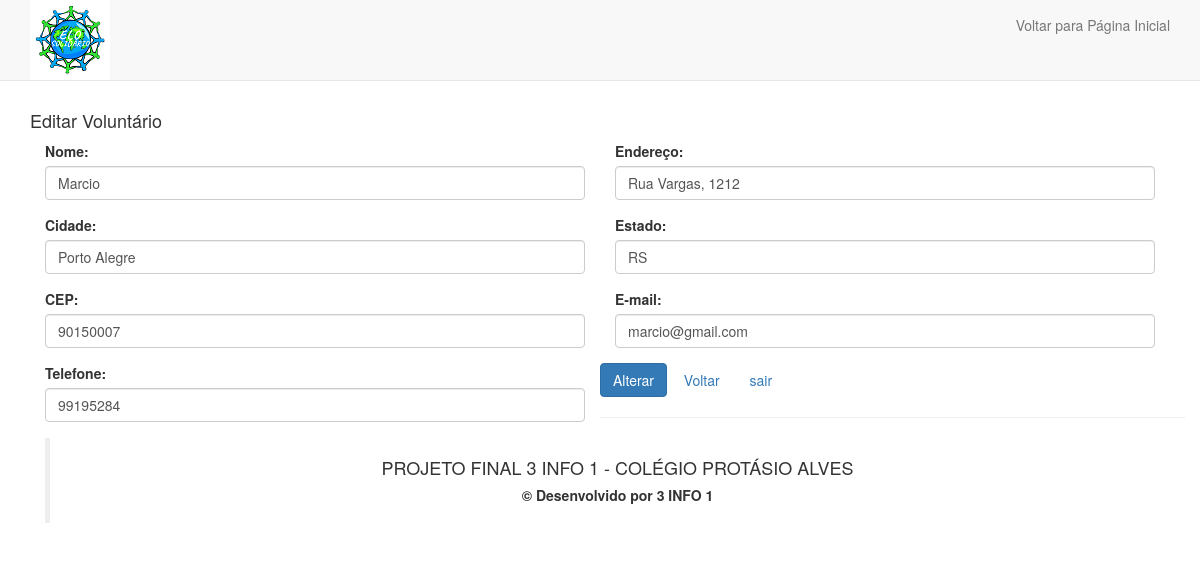
The page /Projeto/editarVoluntario.php?idVoluntario=9 on the database its author committed.
### tables this page shows
CREATE TABLE `voluntario` (
  `idVoluntario` int(3) NOT NULL,
  `nome` varchar(70) NOT NULL,
  `endereco` varchar(50) NOT NULL,
  `cidade` varchar(30) NOT NULL,
  `estado` char(2) NOT NULL,
  `cep` int(8) NOT NULL,
  `email` varchar(50) NOT NULL,
  `telefone` varchar(12) NOT NULL
);

### Projeto/editarVoluntario.php (the view, shortened to what this page needs)
<?php
    require 'config.php';
    $info = [];
    $idVoluntario = filter_input(INPUT_GET,'idVoluntario');
    if($idVoluntario){
        $sql = "SELECT * FROM voluntario WHERE idVoluntario = :idVoluntario";
        $sql = $pdo->prepare($sql);
        $sql->bindvalue('idVoluntario', $idVoluntario);
        $sql->execute();
        if($sql->rowCount() > 0){
            $info = $sql->fetch(PDO::FETCH_ASSOC);
        }else{
            header("Location: index.php");
            exit;
        }
    }
?>
<!DOCTYPE HTML>
<html lang="pt-br">
	<head>
		<link rel="stylesheet" href="https://maxcdn.bootstrapcdn.com/bootstrap/3.3.6/css/bootstrap.min.css">
	</head>
	<body>
	    <nav class="navbar navbar-default navbar-static-top">
	      <div class="container">
	        <div class="navbar-header">
	          <img src="imagens/Elo_solidario.png" />
	        </div>
	        <div id="navbar" class="navbar-collapse collapse">
	          <ul class="nav navbar-nav navbar-right">
	            <li><a href="index.php">Voltar para Página Inicial</a></li>
	          </ul>
	        </div>
	      </div>
	    </nav>
	    <div class="container">
<form method="POST" action="editar_actionVoluntario.php">
			<h4>Editar Voluntário</h4>
			<div class="form-row">
            <div class="form-group col-md-6">
                <label>Nome:</label>
                <input type="text" class="form-control" name="nome" value="<?=$info['nome'];?>"/>
            </div>
            <div class="form-group col-md-6">
                <label>Endereço:</label>
			    <input type="text" class="form-control" name="endereco" value="<?=$info['endereco'];?>"/>
            </div>
        </div>
        <div class="form-row">
            <div class="form-group col-md-6">
                <label>Cidade:</label>
                <input type="text" class="form-control" name="cidade" value="<?=$info['cidade'];?>"/>
            </div>
            <div class="form-group col-md-6">
                <label>Estado:</label>
                <input type="text" class="form-control" name="estado" value="<?=$info['estado'];?>"/>
            </div>
        </div>
        <div class="form-row">
            <div class="form-group col-md-6">
                <label>CEP:</label>
                <input type="text" class="form-control" name="cep" value="<?=$info['cep'];?>"/>
            </div>
        <div class="form-row">
            <div class="form-group col-md-6">
                <label>E-mail: </label>
                <input type="email" class="form-control"  name="email" value="<?=$info['email'];?>"/>
                </div>
            <div class="form-group col-md-6">
                <label>Telefone:</label>
                <input type="text" class="form-control" onkeypress="$(this).mask('(00) 00000-0000')" name="telefone" value="<?=$info['telefone'];?>"/>
            </div>
        </div>
			<br>
            <a onclick="return confirm('Registro alterado com sucesso!')"><input type="submit" value="Alterar" class="btn btn-primary"/></a>
            <a href="painelDoador.php"class="btn btn-outline-success" > Voltar </a>
			<a href="sair.php" class="btn btn-outline-danger "> sair </a>
</form>
</div>
		<div class="container">
	    	<hr>
	    	<footer>
	    		<blockquote class="blockquote text-center">
				<h4>PROJETO FINAL 3 INFO 1 - COLÉGIO PROTÁSIO ALVES</h4>
  			<h5><strong>&copy; Desenvolvido por 3 INFO 1<br></strong></h5>
				</blockquote>
	    	</footer>
	    </div>
	</body>
</html>

### rows shown on the page
voluntario: nome "Marcio", endereco "Rua Vargas, 1212", cidade "Porto Alegre", estado "RS", cep "90150007", email "marcio@gmail.com", telefone "99195284"
